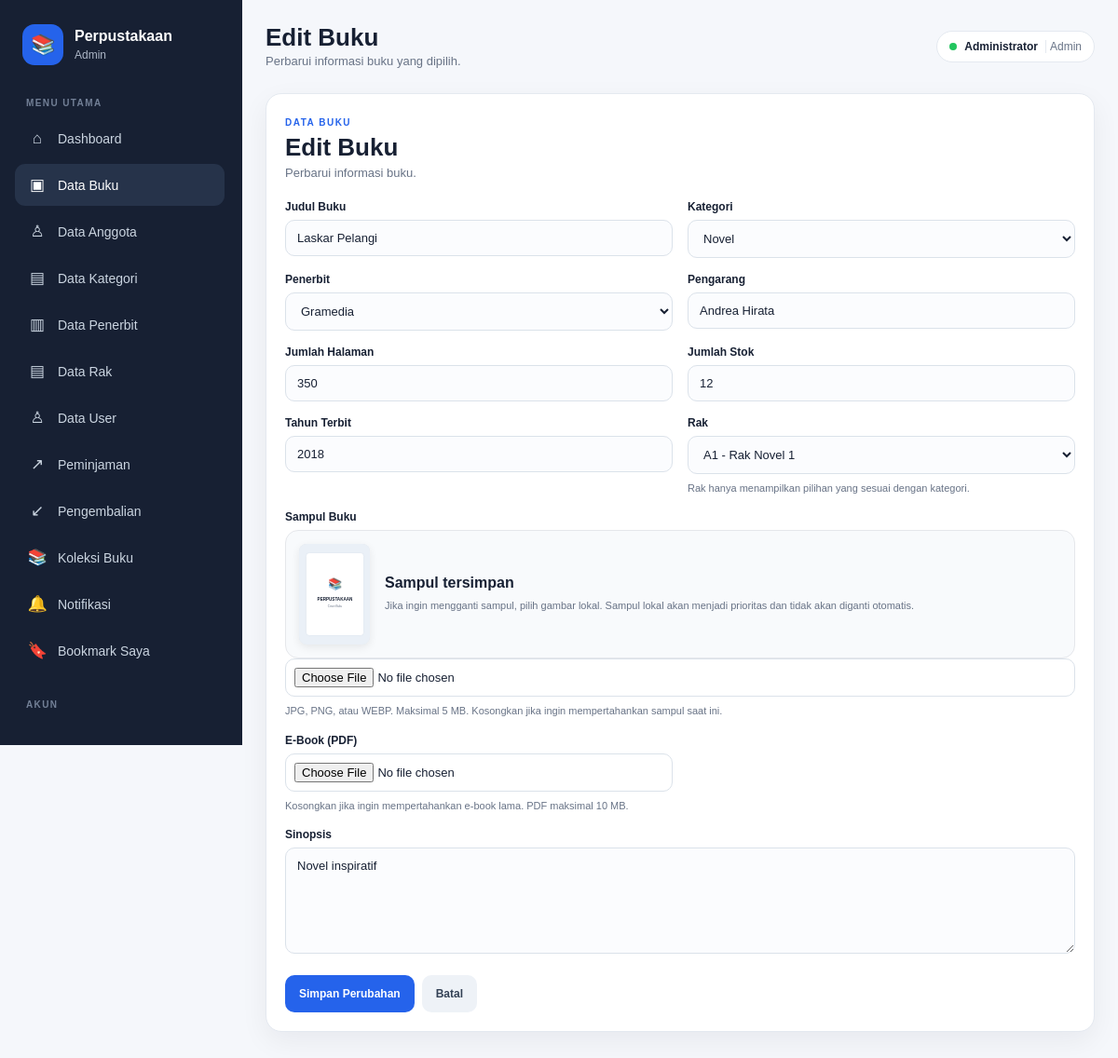
Page /buku/edit.php?id=1 (signed in) on the committed database.
### tables this page shows
CREATE TABLE `buku` (
  `id` int(10) UNSIGNED NOT NULL,
  `judul` varchar(255) NOT NULL,
  `kategori_id` int(10) UNSIGNED NOT NULL,
  `penerbit_id` int(10) UNSIGNED NOT NULL,
  `pengarang` varchar(150) DEFAULT NULL,
  `jumlah_halaman` int(10) UNSIGNED DEFAULT NULL,
  `jumlah_stok` int(10) UNSIGNED DEFAULT 0,
  `tahun_terbit` smallint(5) UNSIGNED DEFAULT NULL,
  `sinopsis` text DEFAULT NULL,
  `gambar` varchar(255) DEFAULT NULL,
  `status_aktif` tinyint(1) NOT NULL DEFAULT 1,
  `views_count` int(10) UNSIGNED NOT NULL DEFAULT 0,
  `id_rak` int(10) UNSIGNED DEFAULT NULL,
  `ebook_file` varchar(255) DEFAULT NULL
);

CREATE TABLE `kategori` (
  `id` int(10) UNSIGNED NOT NULL,
  `kode_kategori` varchar(20) NOT NULL,
  `nama_kategori` varchar(100) NOT NULL
);

CREATE TABLE `penerbit` (
  `id` int(10) UNSIGNED NOT NULL,
  `kode_penerbit` varchar(20) NOT NULL,
  `nama_penerbit` varchar(100) NOT NULL
);

### config/app.php (called while the page is built, shortened)
<?php
function url($path = "")
{
  $path = ltrim($path, "/");
  return BASE_URL . ($path !== "" ? "/" . $path : "");
}
if (!function_exists("e")) {
  function e($value)
  {
    return htmlspecialchars((string) $value, ENT_QUOTES, "UTF-8");
  }
}

### includes/book_cover_helper.php (called while the page is built, shortened)
<?php
function normalizeBookCoverUrl(?string $gambar): string
{
    $gambar = trim((string) $gambar);
    if ($gambar === '') {
        return url('assets/images/default.svg');
    }
    return url('assets/images/' . ltrim($gambar, '/'));
}

### buku/edit.php (the view, shortened to what this page needs)
<?php
require_once __DIR__ . '/../config/connection.php';
require_once __DIR__ . '/../includes/book_cover_helper.php';
$id = (int) ($_GET['id'] ?? 0);
$stmt = $conn->prepare(
    'SELECT *
     FROM buku
     WHERE id = ? AND status_aktif = 1'
);
$stmt->bind_param('i', $id);
$stmt->execute();
$data = $stmt->get_result()->fetch_assoc();
$kategori = $conn->query(
    'SELECT id, nama_kategori
     FROM kategori
     ORDER BY nama_kategori'
);
$penerbit = $conn->query(
    'SELECT id, nama_penerbit
     FROM penerbit
     ORDER BY nama_penerbit'
);
require_once __DIR__ . '/../includes/layout_header.php';
?>
<section class="panel form-panel">
    <div class="form-title">
        <span class="page-label">DATA BUKU</span>
        <h1>Edit Buku</h1>
        <p>Perbarui informasi buku.</p>
    </div>
    <form
        action="<?= e(url('buku/update.php')) ?>"
        method="post"
        enctype="multipart/form-data"
        class="form-grid"
    >
        <div>
            <label>Judul Buku</label>
            <input
                type="text"
                name="judul"
                value="<?= e($data['judul']) ?>"
                required
            >
        </div>
        <div>
            <label>Kategori</label>
            <select name="kategori_id" required>
                <?php while ($row = $kategori->fetch_assoc()): ?>
                    <option
                        value="<?= (int) $row['id'] ?>"
                        <?= $row['id'] == $data['kategori_id'] ? 'selected' : '' ?>
                    >
                        <?= e($row['nama_kategori']) ?>
                    </option>
                <?php endwhile; ?>
            </select>
        </div>
        <div>
            <label>Penerbit</label>
            <select name="penerbit_id" required>
                <?php while ($row = $penerbit->fetch_assoc()): ?>
                    <option
                        value="<?= (int) $row['id'] ?>"
                        <?= $row['id'] == $data['penerbit_id'] ? 'selected' : '' ?>
                    >
                        <?= e($row['nama_penerbit']) ?>
                    </option>
                <?php endwhile; ?>
            </select>
        </div>
        <div>
            <label>Pengarang</label>
            <input
                type="text"
                name="pengarang"
                value="<?= e($data['pengarang'] ?? '') ?>"
            >
        </div>
        <div>
            <label>Jumlah Halaman</label>
            <input
                type="number"
                name="jumlah_halaman"
                min="1"
                value="<?= e($data['jumlah_halaman'] ?? '') ?>"
            >
        </div>
        <div>
            <label>Jumlah Stok</label>
            <input
                type="number"
                name="jumlah_stok"
                min="0"
                value="<?= e($data['jumlah_stok']) ?>"
                required
            >
        </div>
        <div>
            <label>Tahun Terbit</label>
            <input
                type="number"
                name="tahun_terbit"
                min="1900"
                max="2100"
                value="<?= e($data['tahun_terbit'] ?? '') ?>"
            >
        </div>
        <div>
            <label>Rak</label>
            <select name="rak_id" id="rakSelect" required>
                <option value="">Pilih rak</option>
            </select>
            <small class="file-help">Rak hanya menampilkan pilihan yang sesuai dengan kategori.</small>
        </div>
        <div class="full">
            <label>Sampul Buku</label>
            <div class="cover-online-preview" id="coverPreviewBox">
                <img id="coverPreview" src="<?= e(normalizeBookCoverUrl($data['gambar'] ?? '')) ?>" alt="Pratinjau sampul buku">
                <div>
                    <strong id="coverStatus">Sampul tersimpan</strong>
                    <small class="file-help">Jika ingin mengganti sampul, pilih gambar lokal. Sampul lokal akan menjadi prioritas dan tidak akan diganti otomatis.</small>
                </div>
            </div>
            <input type="file" name="cover_file" id="coverFile" accept="image/jpeg,image/png,image/webp">
            <small class="file-help">JPG, PNG, atau WEBP. Maksimal 5 MB. Kosongkan jika ingin mempertahankan sampul saat ini.</small>
        </div>
        <div>
            <label>E-Book (PDF)</label>
            <input type="file" name="ebook_file" accept="application/pdf">
            <small class="file-help">Kosongkan jika ingin mempertahankan e-book lama. PDF maksimal 10 MB.</small>
        </div>
        <div class="full">
            <label>Sinopsis</label>
            <textarea
                name="sinopsis"
                rows="6"
            ><?= e($data['sinopsis'] ?? '') ?></textarea>
        </div>
        <div class="full form-actions">
            <button type="submit" class="btn primary">
                Simpan Perubahan
            </button>
            <a
                href="<?= e(url('buku/detail.php')) ?>?id=<?= $id ?>"
                class="btn"
            >
                Batal
            </a>
        </div>
    </form>
</section>
<?php require_once __DIR__ . '/../includes/layout_footer.php'; ?>

### assets/css/style.css (style rules this page uses)
* { box-sizing: border-box; margin: 0; padding: 0; }
:root { --nav: #172033; --nav-2: #26334a; --primary: #2563eb; --primary-dark: #1d4ed8; --bg: #f5f7fb; --white: #ffffff; --text: #172033; --muted: #687386; --border: #e4e9f0; --green: #047857; --red: #b91c1c; --orange: #c2410c; --shadow: 0 10px 30px rgba(15, 23, 42, 0.06); --shadow-hover: 0 15px 35px rgba(15, 23, 42, 0.10); --radius: 12px; --radius-lg: 17px; }
html { scroll-behavior: smooth; }
body { font-family: Arial, Helvetica, sans-serif; background: var(--bg); color: var(--text); min-height: 100vh; }
a { color: inherit; }
button, input, select, textarea { font-family: inherit; }
.hero-panel, .panel, .stat-card, .summary-card, .search-hero, .search-results { background: #ffffff; border: 1px solid var(--border); border-radius: var(--radius-lg); box-shadow: var(--shadow); }
.panel { padding: 20px; margin-bottom: 20px; }
.page-label { display: inline-block; color: var(--primary); font-size: 10px; font-weight: 800; letter-spacing: 1.5px; }
.btn { display: inline-flex; align-items: center; justify-content: center; min-height: 40px; padding: 9px 14px; border: 1px solid transparent; border-radius: 10px; text-decoration: none; background: #eef2f7; color: #334155; font-weight: 700; font-size: 12px; cursor: pointer; transition: background 0.18s ease, transform 0.18s ease, filter 0.18s ease; }
.btn.primary { background: var(--primary); color: #ffffff; }
.form-panel { max-width: 1000px; }
.form-title { margin-bottom: 22px; }
.form-title h1 { font-size: 26px; margin: 4px 0; }
.form-title p { color: var(--muted); font-size: 13px; }
.form-grid { display: grid; grid-template-columns: repeat(2, minmax(0, 1fr)); gap: 16px; }
.form-grid .full { grid-column: 1 / -1; }
label { display: block; font-size: 12px; font-weight: 700; margin-bottom: 7px; }
input, select, textarea { width: 100%; padding: 11px 12px; border: 1px solid #dbe2ea; border-radius: 10px; background: #fbfcfe; color: var(--text); font: inherit; font-size: 13px; outline: none; transition: border-color 0.18s ease, box-shadow 0.18s ease; }
textarea { resize: vertical; min-height: 100px; }
.form-actions { display: flex; gap: 9px; align-items: center; flex-wrap: wrap; margin-top: 3px; }
.file-help { display: block; margin-top: 7px; color: var(--muted); font-size: 11px; line-height: 1.5; }
input[type="file"] { padding: 9px; background: #ffffff; cursor: pointer; }
.form-actions { display: flex; flex-wrap: wrap; gap: 8px; }
.cover-online-preview { display: flex; align-items: center; gap: 16px; padding: 14px; border: 1px solid #e5e7eb; border-radius: 14px; background: #f8fafc; }
.cover-online-preview img { width: 76px; height: 108px; object-fit: cover; border-radius: 8px; background: #e5e7eb; box-shadow: 0 3px 10px rgba(0,0,0,.08); }
.cover-online-preview strong { display: block; margin-bottom: 5px; }

### rows in the picture
buku: judul "Laskar Pelangi", kategori_id "Novel", penerbit_id "Gramedia", pengarang "Andrea Hirata", jumlah_halaman "350", jumlah_stok "12", tahun_terbit "2018", sinopsis "Novel inspiratif"

### other values in the picture
$level ?: 'User' "Admin"
$pageTitle "Edit Buku"
$pageDescription "Perbarui informasi buku yang dipilih."
$_SESSION['nama'] "Administrator"
$_SESSION['level'] "Admin"
